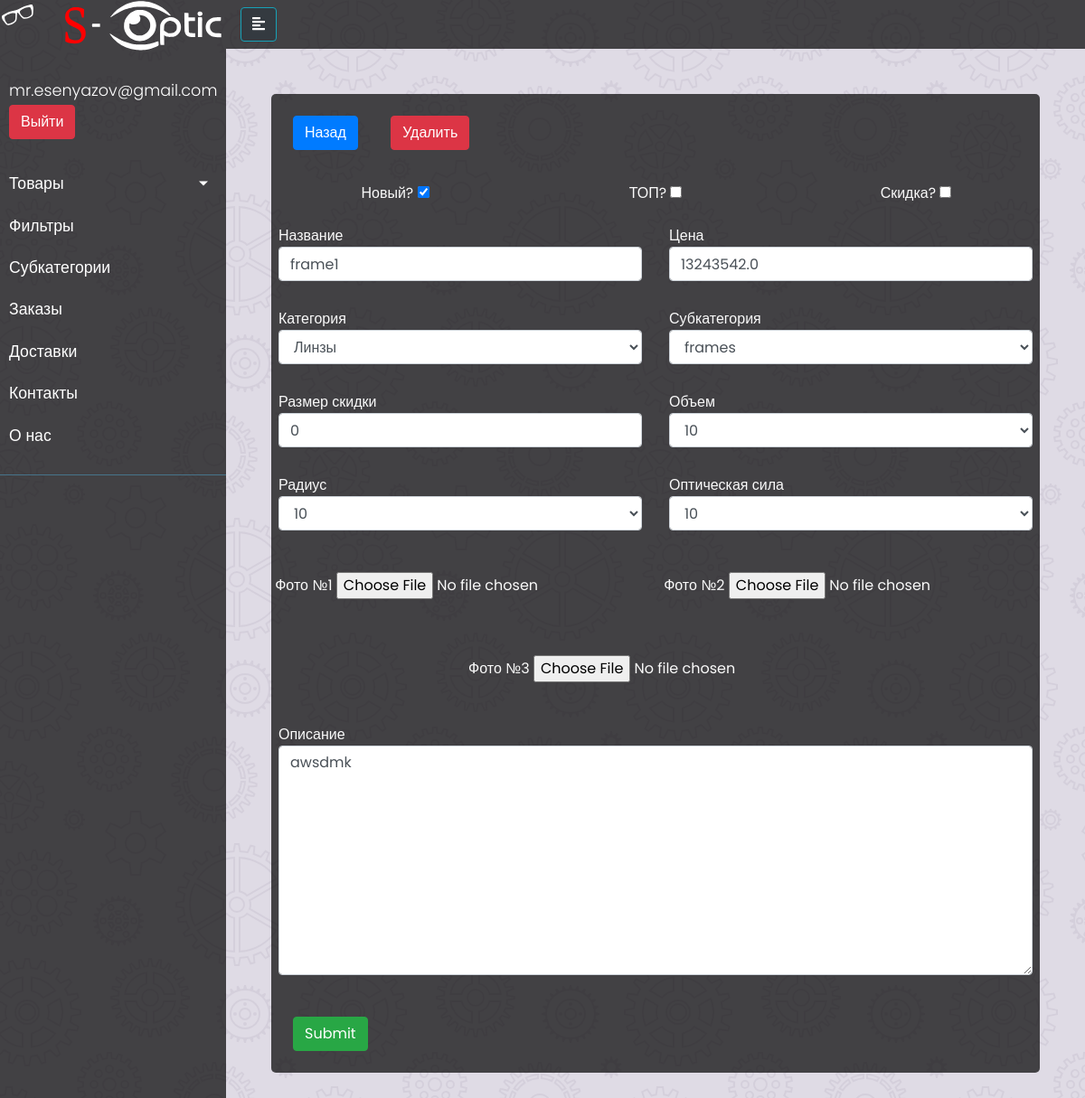
The app's page /dashboard/products/frames/detail/2/ (signed in) with its own data.
### accounts/models.py (models this page shows, shortened)
class User(AbstractBaseUser, PermissionsMixin):
    email = models.EmailField(max_length=255, unique=True)
    is_active = models.BooleanField(default=True)
    is_staff = models.BooleanField(default=False)
    objects = UserManager()
    USERNAME_FIELD = 'email'
    REQUIRED_FIELDS = []

### products/models.py (models this page shows, shortened)
class Product(models.Model):
    SEXES = (
        ('man', 'man'),
        ('woman', 'woman'),
        ('unisex', 'unisex'),
        ('child', 'child'),
    )
    title = models.CharField(max_length=100)
    description = models.TextField(null=True, blank=True)
    price = models.FloatField(default=0)
    img_1 = models.ImageField(upload_to=get_file_path, null=True, blank=True)
    img_2 = models.ImageField(upload_to=get_file_path, null=True, blank=True)
    img_3 = models.ImageField(upload_to=get_file_path, null=True, blank=True)
    cat = models.CharField(max_length=10, choices=CATEGORIES)
    subcat = models.ForeignKey(SubCategory, blank=True, null=True, on_delete=models.SET_NULL)
    is_new = models.BooleanField(default=True)
    is_leader = models.BooleanField(default=False)
    is_discount = models.BooleanField(default=False)
    discount = models.IntegerField(validators=[min_0], null=True, default=0)
    brand = models.ForeignKey(Brand, blank=True, null=True, on_delete=models.SET_NULL)
    material = models.ForeignKey(Material, blank=True, null=True, on_delete=models.SET_NULL)
    sex = models.CharField(max_length=20, choices=SEXES, null=True, blank=True)
    radius = models.ForeignKey(Radius, blank=True, null=True, on_delete=models.SET_NULL)
    opt_power = models.ForeignKey(OpticalPower, blank=True, null=True, on_delete=models.SET_NULL)
    volume = models.ForeignKey(Volume, blank=True, null=True, on_delete=models.SET_NULL)
    class Meta:
        ordering = ('title', 'price',)

### dashboard/views.py (the view)
# urls.py: path('products/frames/detail/<int:pk>/', frames_detail, name='frame_detail'),
@login_required(login_url='login')
@staff_member_required(login_url='login')
def frames_detail(request, pk=None):
    product = Product.objects.get(id=pk)
    form = FramesForm(instance=product, cat=product.cat)
    if request.method == 'POST':
        print(request.POST)
        form = GlassesForm(request.POST, files=request.FILES, instance=product)
        if form.is_valid():
            form.save()
            return redirect('products')
    context = {
        'form':form,
        'product': product,
    }
    return render(request, 'dashboard/products/detail.html', context)

### products/models.py (called while the page is built)
    def __str__(self):
        return self.value

    def __str__(self):
        return self.value

    def __str__(self):
        return self.value

    def __str__(self):
        return self.value

### dashboard/templates/dashboard/products/detail.html (shortened to what this page needs)
{% extends 'dashboard/base.html' %}
{% block content %}
    <div class="container p-2 content-block">
        <a href="{% url 'products' %}" class="btn btn-primary m-3">Назад</a>
        <a href="{% url 'glasses_delete' pk=product.id %}" class="btn btn-danger m-3">Удалить</a>
        <form action="" method="POST" enctype="multipart/form-data">
            <div class="row">
            </div>
            <div class="row text-center">
                <div class="col-md">
                    {{ form.is_new.label }}
                    {{ form.is_new }}
                </div>
                <div class="col-md">
                    {{ form.is_leader.label }}
                    {{ form.is_leader }}
                </div>
                <div class="col-md">
                    {{ form.is_discount.label }}
                    {{ form.is_discount }}
                </div>
            </div>
            <div class="row">
                <div class="col-md">
                    {{ form.title.label }}
                    {{ form.title }}
                </div>
                <div class="col-md">
                    {{ form.price.label }}
                    {{ form.price }}
                </div>
            </div>
            <div class="row">
                <div class="col-md">
                    {{ form.cat.label }}
                    {{ form.cat }}
                </div>
                <div class="col-md">
                    {{ form.subcat.label }}
                    {{ form.subcat }}
                </div>
            </div>
            <div class="row">
                <div class="col-md">
                    {{ form.discount.label }}
                    {{ form.discount }}
                </div>
                <div class="col-md">
                    {% if not product.cat == 'frames' %}
                        {{ form.sex.label }}
                        {{ form.sex }}
                    {% else %}
                        {{ form.volume.label }}
                        {{ form.volume }}
                    {% endif %}
                </div>
            </div>
            <div class="row">
                <div class="col-md">
                    {% if product.cat == 'frames' %}
                        {{ form.radius.label }}
                        {{ form.radius }}
                    {% else %}
                        {{ form.brand.label }}
                        {{ form.brand }}
                    {% endif %}
                </div>
                <div class="col-md">
                    {% if product.cat == 'frames' %}
                        {{ form.opt_power.label }}
                        {{ form.opt_power }}
                    {% else %}
                        {{ form.material.label }}
                        {{ form.material }}
                    {% endif %}
                </div>
            </div>
            <div class="row">
                <div class="col-md p-0 text-center">
                    {{ form.img_1.label }}
                    {{ form.img_1 }}
                </div>
                <div class="col-md p-0 text-center">
                    {{ form.img_2.label }}
                    {{ form.img_2 }}
                </div>
            </div>
            <div class="row">
                <div class="col-md p-0 text-center">
                    {{ form.img_3.label }}
                    {{ form.img_3 }}
                </div>
            </div>
            <div class="row">
                <div class="col-md">
                    {{ form.description.label }}
                    {{ form.description }}
                </div>
            </div>
            <input type="submit" class="btn btn-success m-3">
        </form>
    </div>
{% endblock %}

### dashboard/templates/dashboard/base.html (shortened to what this page needs)
{% load static %}
<!doctype html>
<html lang="en">
<head>
    <link rel="stylesheet" href="https://stackpath.bootstrapcdn.com/bootstrap/4.5.2/css/bootstrap.min.css"
>
    <link rel="stylesheet" href="{% static 'dash.css' %}">
    <link rel="stylesheet"
          href="https://cdnjs.cloudflare.com/ajax/libs/malihu-custom-scrollbar-plugin/3.1.5/jquery.mCustomScrollbar.min.css">
</head>
<body>
<div class="wrapper">
    <nav id="sidebar">
        <div>
            <img width="100%" src="{% static 'logo.svg' %}">
        </div>
        <ul class="list-unstyled components">
            <p>{{ request.user.email }}
                <a class="btn btn-danger" href="{% url 'logout' %}">Выйти</a>
            </p>
            <li>
                <a href="#homeSubmenu" data-toggle="collapse" aria-expanded="false" class="dropdown-toggle">Товары</a>
            </li>
            <li>
                <a href="{% url 'filters' %}">Фильтры</a>
            </li>
            <li>
                <a href="{% url 'subcats' %}">Субкатегории</a>
            </li>
            <li>
                <a href="{% url 'orders' %}">Заказы</a>
            </li>
            <li>
                <a href="{% url 'deliveries' %}">Доставки</a>
            </li>
            <li>
                <a href="{% url 'contacts_detail' %}">Контакты</a>
            </li>
            <li>
                <a href="{% url 'about_us_detail' %}">О нас</a>
            </li>
        </ul>
    </nav>
    <div id="content">
        <nav class="navbar navbar-expand-lg navbar-light bg-light" id="navbar">
            <button type="button" id="sidebarCollapse" class="btn btn-info bg-dark">
                <i class="fas fa-align-left "></i>
            </button>
        </nav>
        <div class="container">
            {% block content %}
            {% endblock %}
        </div>
    </div>
</div>
</body>
</html>

### static/dash.css (style rules this page uses)
body { font-family: 'Poppins', sans-serif; background-color: #DFDBE5; color: #fafafa !important; }
.content-block { background: rgba(0, 0, 0, 0.7); border-radius: 5px; }
p { font-family: 'Poppins', sans-serif; font-size: 1.1em; font-weight: 300; line-height: 1.7em; color: #999; }
a, a:hover, a:focus { color: inherit; text-decoration: none; transition: all 0.3s; }
#sidebar { min-width: 250px; max-width: 250px; min-height: 100vh; background: rgba(0, 0, 0, 0.7) !important; color: #fff; transition: all 0.3s; }
#navbar { width: 100% !important; background: rgba(0, 0, 0, 0.7) !important; }
#content { width: 100%; }
#content .container { padding: 50px; }
#sidebar ul.components { padding: 20px 0; border-bottom: 1px solid #47748b; }
#sidebar ul p { color: #fff; padding: 10px; }
#sidebar ul li a { padding: 10px; font-size: 1.1em; display: block; }
.wrapper { display: flex; width: 100%; align-items: stretch; }
a[data-toggle="collapse"] { position: relative; }
.dropdown-toggle::after { display: block; position: absolute; top: 50%; right: 20px; transform: translateY(-50%); }

### dashboard/templates/dashboard/products/detail.html (style rules this page uses)
form * { margin: 0 auto; margin-bottom: 10px; }

### records on screen
User: user.email "mr.esenyazov@gmail.com"
Product: is_new "☑", title "frame1", price "13243542.0", cat "Линзы", subcat "frames", discount "0", volume "10", radius "10", opt_power "10", description "awsdmk"
